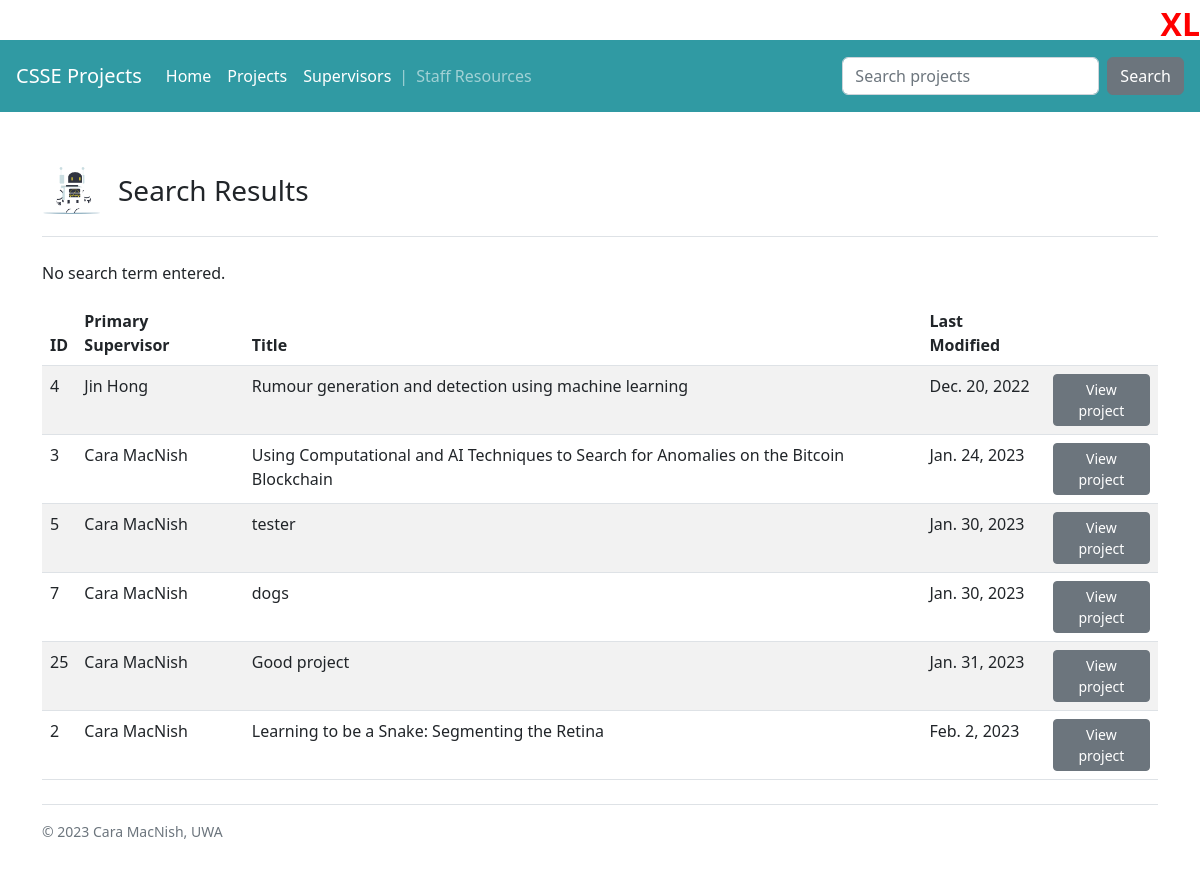
Page /projects/search_projects/ on the earlier database version.
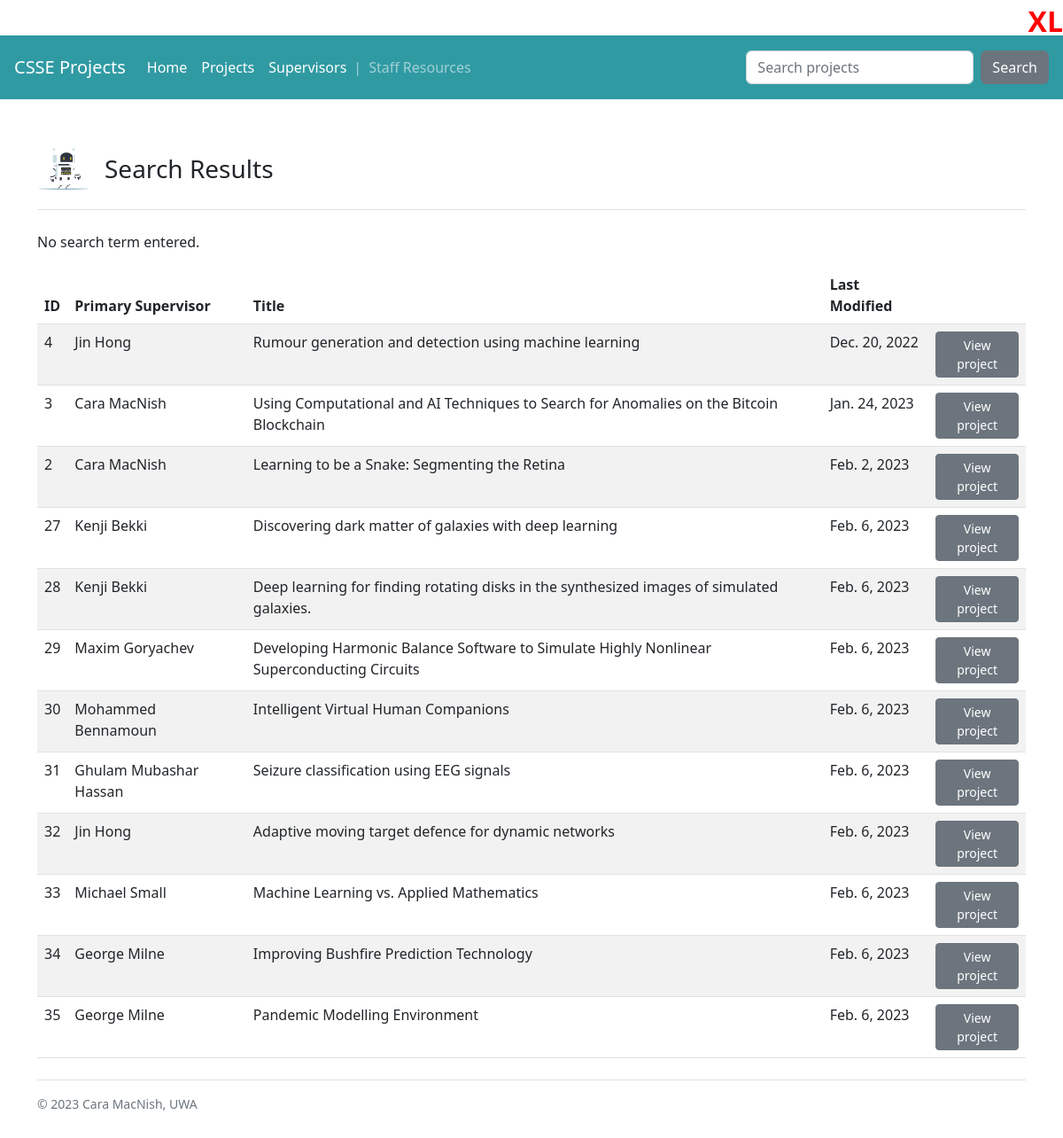
Same page on the later database version.
### projects/models.py (models this page shows, shortened)
class Project(models.Model):
    SUITABILITY_CHOICES = [
        ('Honours', 'Honours (incl. BSc, BPhil, BACS)'),
        ('MDS', 'Master of Data Science'),
        ('SE', 'Software Engineering'),
        ('OTHER', 'Other')
    ]
    title = models.CharField("Topic Title", max_length=200)
    description = models.TextField("Description")
    short = models.TextField("Short Description", blank=True)
    skills = models.CharField("Skills", max_length=60, blank=True)
    honours = models.BooleanField("Suitable for Honours", default=True)
    mds = models.BooleanField("Suitable for MDS", default=True)
    se = models.BooleanField("Suitable for Software Engineering", default=True)
    engineering = models.BooleanField("Suitable for General Engineering", default=False)
    other = models.CharField("Other (please specify)", max_length=40, blank=True)
    numstudents = models.CharField("Number of Students", max_length=20, blank=True)
    primary = models.ForeignKey(Supervisor, on_delete=models.CASCADE, related_name="primary", verbose_name="Primary Supervisor", null = True)
    cosupervisor = models.ForeignKey(Supervisor, on_delete=models.CASCADE, verbose_name="Co-Supervisor", null = True, blank=True)
    cosupervisors = models.TextField("Co-supervisors", blank=True)
    external = models.TextField("External Supervisors/Mentors/Sponsors", blank=True)
    link = models.URLField("Research Link", blank = True)
    references = models.TextField("Sample References", blank=True)
    created = models.DateField("Date Created", auto_now_add = True)
    modified = models.DateField("Last Modified", auto_now = True)
    current_date = models.DateField("Current Date", default = date.today)
    visible = models.BooleanField(default=True)

class Supervisor(models.Model):
    firstname = models.CharField("First name", max_length=30)
    lastname = models.CharField("Last name", max_length=30)
    department = models.CharField("Department or School", max_length=50)
    email = models.EmailField("Email")
    web = models.URLField("Web link", blank=True)
    interests = models.TextField("Research interests", blank=True)
    def __str__(self):
        return self.firstname +  " " + self.lastname

### projects/views.py (the view)
# urls.py: path("projects/search_projects/", views.search_projects, name = "search-projects"),
def search_projects(request):
    if request.method == "POST":
        searched = request.POST['searched']
        project_list = Project.objects.all().filter(
            Q(primary__lastname__contains = searched) |
            Q(primary__firstname__contains = searched) |
            Q(cosupervisor__lastname__contains = searched) |
            Q(cosupervisor__firstname__contains = searched) |
            Q(external__contains = searched) |
            Q(title__contains = searched) |
            Q(description__contains = searched)
        )
        return render(request, "projects/search_projects.html",
            {'searched': searched, 'project_list': project_list})
    else:
        project_list = Project.objects.all().order_by('modified')
        return render(request, "projects/search_projects.html",
            {'project_list': project_list})

### projects/templates/projects/search_projects.html
{% extends 'projects/base.html' %}
{% load static %}
{% block content %}
<main>
    {% include "projects/header.html" with title="Search Results" %}
    {% if searched %}
        Search results for {{ searched }}.
    {% else %}
        No search term entered.
    {% endif %}
    <p>
    <table class="table table-striped table-hover">
        <thead>
            <tr>
              <th scope="col">ID</th>
              <th scope="col">Primary Supervisor</th>
              <th scope="col">Title</th>
              <th scope="col">Last Modified</th>
              <th scope="col"></th>
            </tr>
          </thead>
          <tbody>
            {% for project in project_list %}
            <tr>
              <td>{{ project.pk}}</td>
              <td>{{ project.primary }}</td>
              <td>{{ project.title }}</td>
              <td>{{ project.modified }}</td>
              <td><a href="../index/{{ project.pk}}/" class="btn btn-secondary btn-sm">View project</a></td>
            </tr>
            {% endfor%}
        </tbody>
    </table>
    <footer class="pt-3 mt-4 text-muted border-top small">&copy; 2023 Cara MacNish, UWA</footer>
</main>
{% endblock %}

Differences in the rows shown:
removed Project: pk "5", primary "Cara MacNish", title "tester", modified "Jan. 30, 2023"
removed Project: pk "7", primary "Cara MacNish", title "dogs", modified "Jan. 30, 2023"
removed Project: pk "25", primary "Cara MacNish", title "Good project", modified "Jan. 31, 2023"
added Project: pk "27", primary "Kenji Bekki", title "Discovering dark matter of galaxies with deep learning", modified "Feb. 6, 2023"
added Project: pk "28", primary "Kenji Bekki", title "Deep learning for finding rotating disks in the synthesized images of simulated galaxies.", modified "Feb. 6, 2023"
added Project: pk "29", primary "Maxim Goryachev", title "Developing Harmonic Balance Software to Simulate Highly Nonlinear Superconducting Circuits", modified "Feb. 6, 2023"
added Project: pk "30", primary "Mohammed Bennamoun", title "Intelligent Virtual Human Companions", modified "Feb. 6, 2023"
added Project: pk "31", primary "Ghulam Mubashar Hassan", title "Seizure classification using EEG signals", modified "Feb. 6, 2023"
added Project: pk "32", primary "Jin Hong", title "Adaptive moving target defence for dynamic networks", modified "Feb. 6, 2023"
added Project: pk "33", primary "Michael Small", title "Machine Learning vs. Applied Mathematics", modified "Feb. 6, 2023"
added Project: pk "34", primary "George Milne", title "Improving Bushfire Prediction Technology", modified "Feb. 6, 2023"
added Project: pk "35", primary "George Milne", title "Pandemic Modelling Environment", modified "Feb. 6, 2023"
